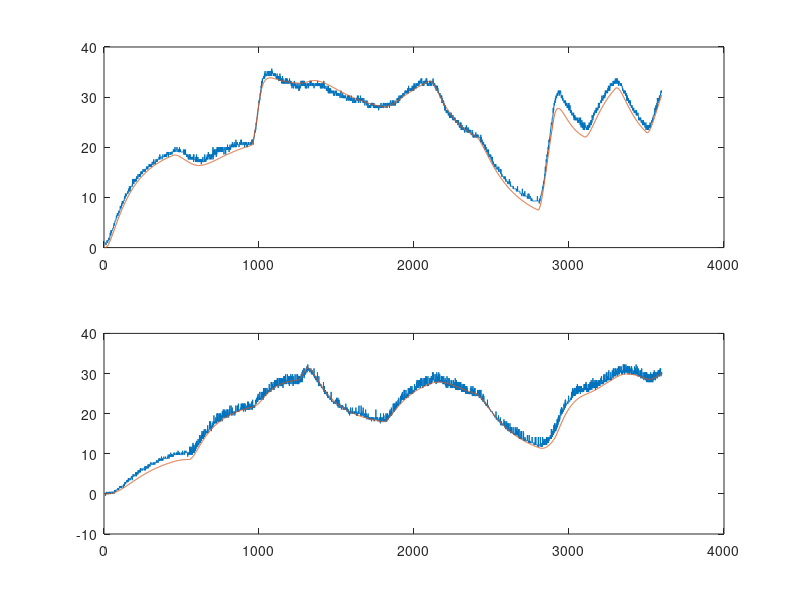

Write the MATLAB code that produced this figure.
load('coefficients.mat')
load('parameters2.mat')
load('data3.mat')

Tamb = min(data(1,2),data(1,3));
data(:,2:3) = data(:,2:3) - Tamb;

Am = zeros(4,4);
Bm = zeros(4,2);
Cm = zeros(2,4);
Dm = zeros(2,2);

T0 = Ta;
c1 = U*A;
c2 = 4*eps*sigma*A*T0^3;
c3 = Us*As;
c4 = 4*eps*sigma*As*T0^3;
c5 = m*Cp;
c6 = 1/tau;

Am(1,1) = -(c1+c2+c3+c4)/c5;
Am(1,2) = (c3+c4)/c5;

Am(2,1) = (c3+c4)/c5;
Am(2,2) = -(c1+c2+c3+c4)/c5;

Am(3,1) = c6;
Am(3,3) = -c6;

Am(4,2) = c6;
Am(4,4) = -c6;

Bm(1,1) = alpha1/c5;
Bm(2,2) = alpha2/c5;

Cm(1,3) = 1;
Cm(2,4) = 1;

Dm = [];

Ts = 1;
lin_statespace = ss(Am,Bm,Cm,Dm);

x0 = [Tamb ; Tamb ; Tamb ; Tamb ];

[y,t,x] = lsim(lin_statespace,data(:,4:5),data(:,1));

figure(1)
subplot(2,1,1)
plot(data(:,1),data(:,2))
hold on
plot(t,(y(:,1)))

subplot(2,1,2)
plot(data(:,1),data(:,3))
hold on
plot(t,(y(:,2)))

% Conclusion: linearization is only accurate when operating in temperatures
% close to the temperature around which is linearized. Thus for the ss
% description to fit the real system, a dataset with a not so much varying
% temp needs to be used... 

lin_discrete = c2d(lin_statespace,Ts);

%save('MIMO_para','lin_statespace','lin_discrete')




